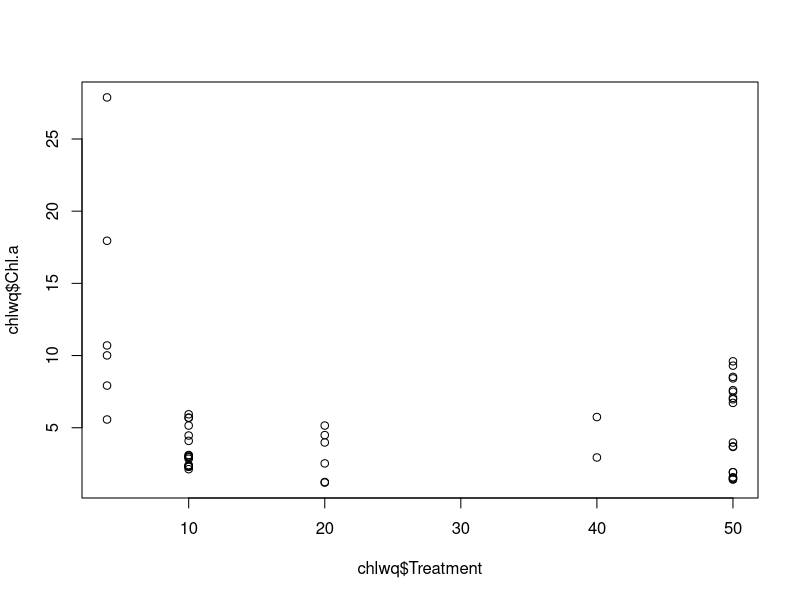
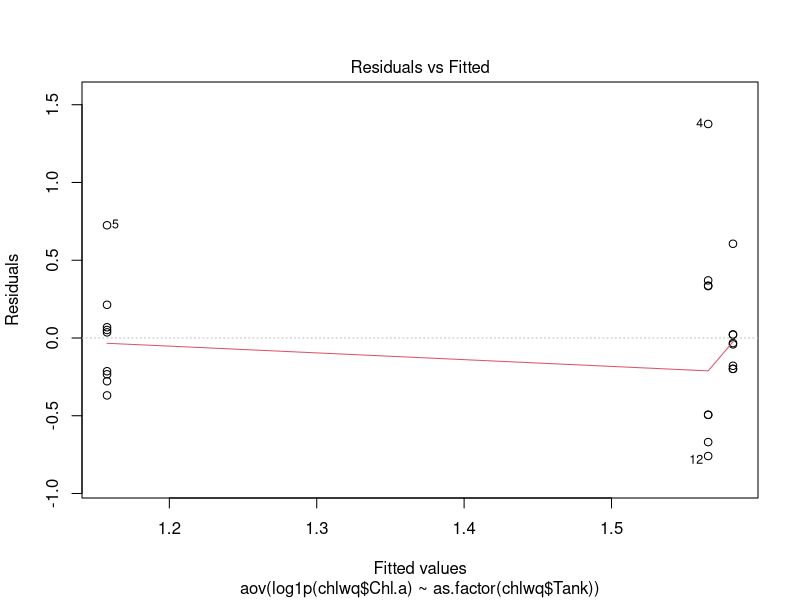
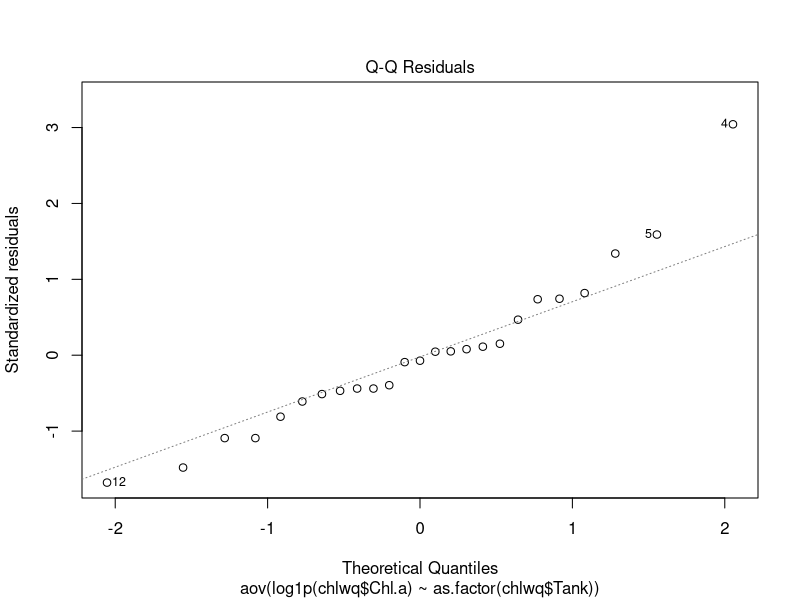
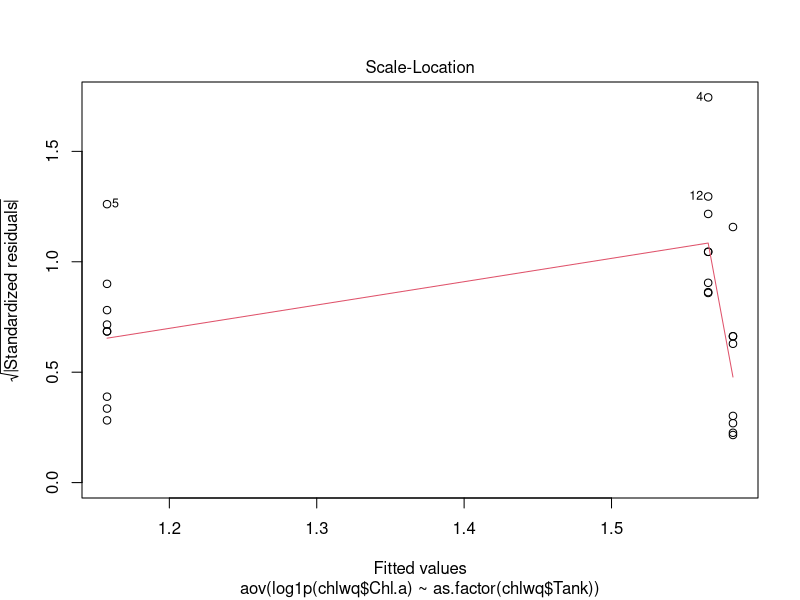
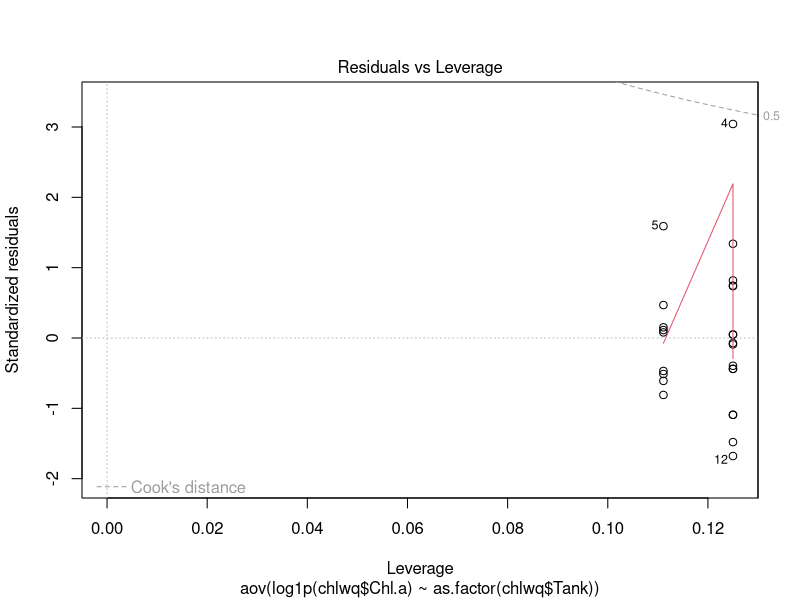

Recreate these plots in R, in order. (Note: this script raises an error after producing the figures.)
## ---- chunk 1
# setup the R enviornment for kniting markdown doc properly
library(knitr)
opts_knit$set(root.dir='../')
## ---- chunk 2
PChla <- read.csv("./Data/PercentChlaChange.csv")
chlwq <- read.csv("./Data/ChlaWQReplicateAcuteData1.csv")
## ---- chunk 3
plot(chlwq$Chl.a ~ chlwq$Treatment)
## ---- chunk 4
starting <- aov(log1p(chlwq$Chl.a) ~ as.factor(chlwq$Tank), subset = chlwq$Time == "Pre")
summary(starting)
shapiro.test(residuals(starting))
#is the chlorophyll concentration different between tanks at the start of each trial?
## ---- chunk 5
both <- aov(log1p(chlwq$Chl.a) ~ as.factor(chlwq$Tank), subset = chlwq$Time == "Post")
summary(both)
shapiro.test(residuals(both))
plot(both)
## ---- chunk 6
glm1 <- glm(log1p(Chl.a) ~ as.factor(Treatment) + as.factor(Tank) + Temp + as.factor(Time), data = chlwq)
summary(glm1)
## ---- chunk 7
plot(log1p(Chl.a) ~ Time, data = chlwq, xlab = 'Time', ylab = 'Log + 1 (Chlorophyll a concentration (ug/L)')
abline(glm1)
## ---- chunk 8
library(ggplot2)
TreatmentF = as.factor(chlwq$Treatment)
dim(chlwq)
## ---- chunk 9
ggplot(data = chlwq, mapping = aes(x = TreatmentF, y = Chl.a)) + 
  geom_point(mapping = aes(color = Time)) +
  geom_smooth(mapping = aes(linetype = Time, color = Time), method = 'loess') +
  scale_color_manual(values = c("red", "blue")) +
  theme_classic()
## ---- chunk 10
hist(chlwq$Chl.a)
## ---- chunk 11
ggplot() + geom_point(data = chlwq, aes(x = TreatmentF, y = Chl.a, color = Temp, shape = Time)) +
labs(x = 'Volume Ozonated (%)', y = 'Chlorophyll a Concentration (ug/L)') +
scale_color_gradient()
## ---- chunk 12
ggplot() + geom_point(data = chlwq, aes(x = TreatmentF, y = log1p(Chl.a), color = Temp, shape = Time)) +
labs(x = 'Volume Ozonated (%)', y = 'Chlorophyll a Concentration (ug/L)') +
scale_color_gradient()
## ---- chunk 13
chlwq$Sample <- with(chlwq, factor(paste(Tank, Date, sep = ":")))
chlwq$Chl.a1 <- log1p(chlwq$Chl.a)
## ---- chunk 14
library(lme4)
lin1 <- lmer(log1p(Chl.a) ~ factor(Treatment1) + Temp + factor(Time) + Salinity + pH + Height + (1|Tank) + (1|Sample), data = chlwq, REML = F)
lin1
summary(lin1)
shapiro.test(residuals(lin1))
## ---- chunk 15
plot(lin1)
## ---- chunk 16
(split_plot <- ggplot(aes(factor(Treatment1), log1p(Chl.a)), data = chlwq) + 
  geom_point() + 
  
  xlab("Time") + 
  ylab("Log + 1 (Chlorophyll a Concentration (ug/L))")) +
  geom_point(alpha = 0.5) +
      theme_classic() +
      geom_line(data = cbind(chlwq, pred = predict(lin1)), aes(y = pred), size = 1) +  # adding predicted line from mixed model 
      theme(legend.position = "none",
            panel.spacing = unit(2, "lines"))  # adding space between panels
## ---- chunk 17
Chlab <- chlwq$Chl.a [subset = chlwq$Time == "Pre"]
Chlaa <- chlwq$Chl.a [subset =chlwq$Time == "Post"]
## ---- chunk 18
library(lme4)
lin3 <- lmer(log1p(Chl.a) ~ factor(Treatment1) + Temp + factor(Time) + Salinity + pH  + (1|Tank) + (1|Sample), data = chlwq, REML = F)
lin3
summary(lin3)
## ---- chunk 19
lin2 <- lmer(log1p(Chl.a) ~ factor(Treatment1) + Temp + factor(Time) + Salinity + pH + Height + Temp*Salinity*pH + (1|Tank) + (1|Sample), data = chlwq, REML = F)
lin2
summary(lin2)
shapiro.test(residuals(lin2))
## ---- chunk 20
lin4 <- lmer(Chl.a1 ~ factor(Treatment1) + Temp + factor(Time) + factor(Treatment1)*Temp +  pH  + (1|Tank) + (1|Sample) , data = chlwq, REML = F)
summary(lin4)
## ---- chunk 21
print(lin4, correlation = TRUE)
## ---- chunk 22
library(car)
Anova(lin4)
## ---- chunk 23
(split_plot <- ggplot(aes(as.factor(Treatment), log1p(Chl.a)), color = Temp, data = chlwq) + 
  geom_point(data = chlwq, aes(color = Temp, shape = Time)) + 
  
  xlab("Volume Ozonated (%)") + 
  ylab("Log + 1 (Chlorophyll a Concentration (ug/L))")) +
  geom_point(alpha = 0.5) +
      theme_classic() +
      geom_line(data = cbind(chlwq, pred = predict(lin4)), aes(y = pred), size = 1) +  # adding predicted line from mixed model 
      theme(legend.position = "none",
            panel.spacing = unit(2, "lines"))  # adding space between panels
## ---- chunk 24
(split_plot <- ggplot(aes(as.factor(Time), log1p(Chl.a)), color = Temp, data = chlwq) + 
  geom_point(data = chlwq, aes(color = Temp, shape = factor(Treatment))) + 
  
  xlab("Time") + 
  ylab("Log + 1 (Chlorophyll a Concentration (ug/L))")) +
  geom_point(alpha = 0.5) +
      theme_classic() +
      geom_line(data = cbind(chlwq, pred = predict(lin4)), aes(y = pred), size = 1) +  # adding predicted line from mixed model 
      theme(legend.position = "none",
            panel.spacing = unit(2, "lines"))  # adding space between panels
## ---- chunk 25
str(chlwq)
## ---- chunk 26
boxplot(PChla$Pchlchange ~ PChla$Treatment)
## ---- chunk 27
plot(PChla$Pchlchange ~ PChla$Temp)
## ---- chunk 28
head(PChla)
## ---- chunk 29
an1 <- aov(log1p(Chl.a) ~ factor(Treatment) + Temp + factor(Time) + factor(Treatment)*Temp +  pH  + Date %in% Tank, data = chlwq)
summary(an1)
## ---- chunk 30
lmc1 <- lm(log1p(Chl.a) ~ factor(Treatment) + Temp + factor(Time) + factor(Treatment)*Temp +  pH  + Date %in% Tank, data = chlwq)
summary(lmc1)
shapiro.test(residuals(lmchla1))

## ---- chunk 31
(split_plot <- ggplot(aes(as.factor(Time), log1p(Chl.a)), color = Temp, data = chlwq) + 
  geom_point(data = chlwq, aes(color = Temp, shape = factor(Treatment))) + 
  
  xlab("Volume Ozonated (%)") + 
  ylab("Log + 1 (Chlorophyll a Concentration (ug/L))")) +
  geom_point(alpha = 0.5) +
      theme_classic() +
      geom_line(data = cbind(chlwq, pred = predict(lmc1)), aes(y = pred), size = 1) +  # adding predicted line from mixed model 
      theme(legend.position = "none",
            panel.spacing = unit(2, "lines"))  # adding space between panels
## ---- chunk 32
ggplot() + geom_point(data = PChla, aes(x = Treatment, y = Pchlchange, color = Temp)) +
labs(x = 'Volume Ozonated (%)', y = 'Percent Change in Chlorophyll a Concentration (ug/L)') +
scale_color_gradient()
## ---- chunk 33
ggplot() + geom_point(data = PChla, aes(x = Temp, y = Pchlchange, shape = factor(Treatment))) +
labs(x = 'Temperature', y = 'Percent Change in Chlorophyll a Concentration (ug/L)') +
scale_color_gradient()
## ---- chunk 34
par(mfrow=c(1,2))
plot(0:1, 0:1, type='n', ylim = range(log1p(chlwq$Chl.a)), axes = F,
     xlim = c(-0.25, 1.25),
     xlab = 'Time', ylab = 'Log + 1 Chlorophyll Concentration (ug/L)', frame.plot = T)
points(log1p(chlwq$Chl.a)[chlwq$Time == 'Pre'])
points(log1p(chlwq$Chl.a)[chlwq$Time == 'Post'])
axis(side = 1, at = 0:1, labels = c('Pre', 'Post'))
axis(side = 2)
abline(lmc1)
## ---- chunk 35
plot(log1p(Chl.a) ~ Treatment, data = chlwq, 
     xlab = 'Volume Ozonated (%)', ylab = 'log + 1 Chlorophyll Concentration (ug/L)')
abline(lmc1)
## ---- chunk 36
plot(log1p(Chl.a) ~ factor(Treatment), data = chlwq, type = 'n', 
     xlab = 'Volume Ozonated (%)', ylab = 'log + 1 Chlorophyll Concentration (ug/L)')
points(log1p(Chl.a) ~ factor(Treatment), data = chlwq, subset = Time == "Pre",
       pch = 1, col = 'red')
xrange = range(chlwq$Treatment[chlwq$Time == "Pre"])
lines(xrange, 
      predict(lmc1, 
              newdata = data.frame(Treatment = xrange, Time = "Pre")),
      col = 'red', lty = 1)
points(log1p(Chl.a) ~ factor(Treatment), data = chlwq, subset = Time == "Post",
       pch = 2, col = 'blue')
xrange = range(chlwq$Treatment[chlwq$Time == "Post"])
lines(xrange, 
      predict(lmc1, 
              newdata = data.frame(Treatment = xrange, Time = "Post")),
      col = 'blue', lty = 2)
legend('topleft', c('Pre', 'Post'), col = c('red', 'blue'), 
       pch = c(1, 2), lty = c(1, 2), bty = 'n')
